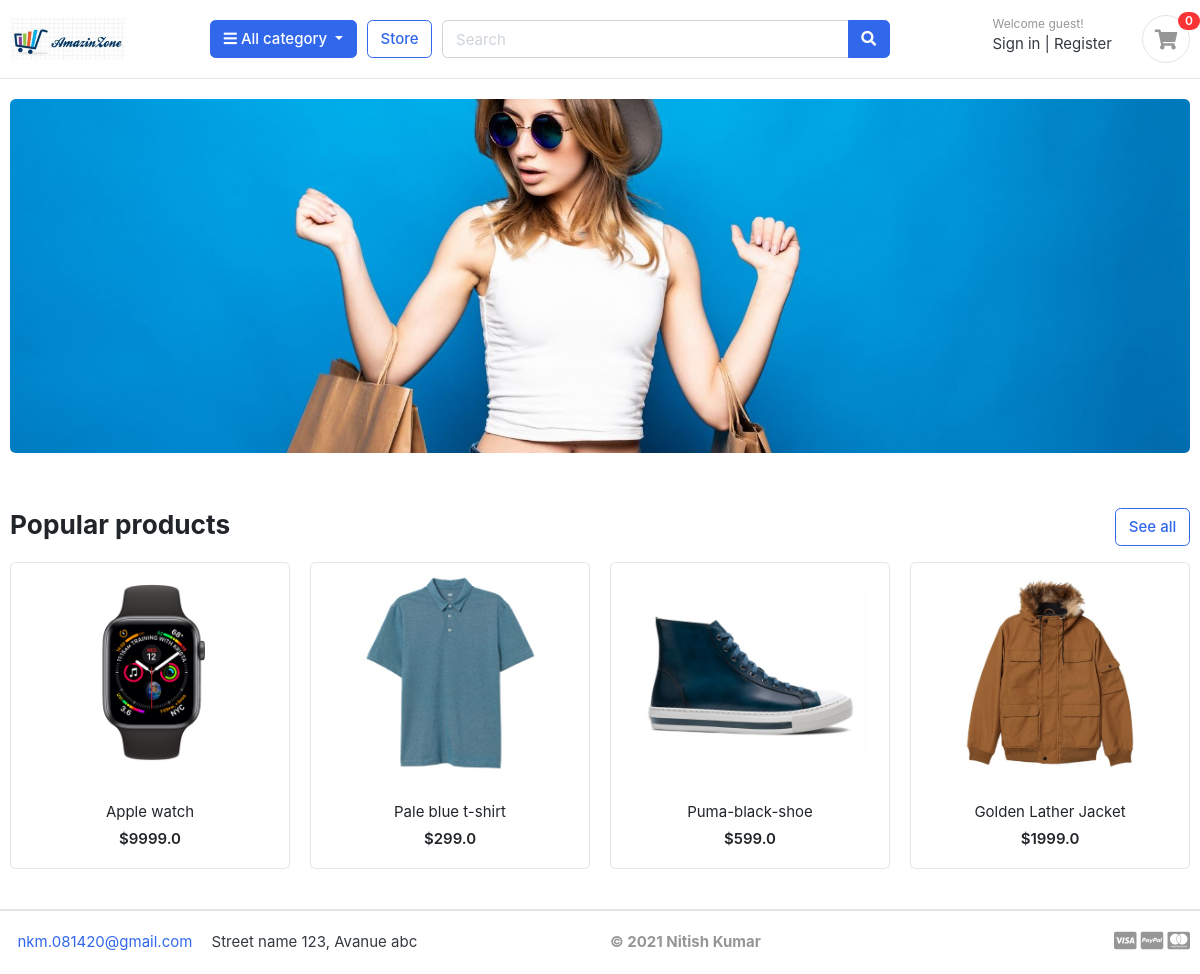
The app's page /, older data.
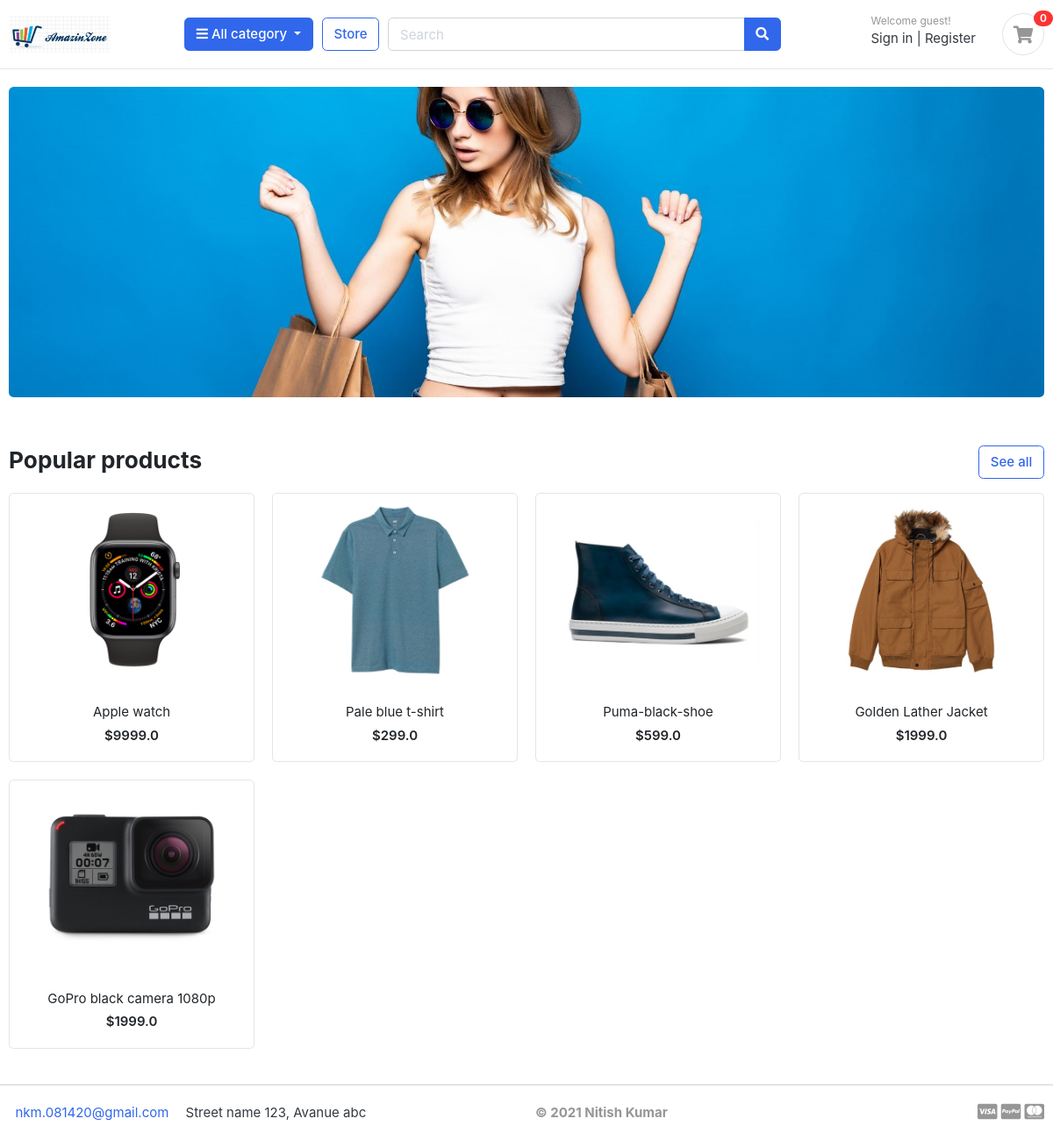
The same page, newer data.
### store/models.py (models this page shows, shortened)
class Product(models.Model):
	title = models.CharField(max_length=100)
	slug = models.SlugField(max_length=100, unique=True)
	category = models.ForeignKey(Category, on_delete=models.CASCADE)
	image = models.ImageField(upload_to='products/images/')
	price = models.FloatField()
	details = models.TextField()
	quantity = models.IntegerField()
	in_stock = models.BooleanField(default=True)
	date_add = models.DateField(default=timezone.now)

### AmazinZone/views.py (the view)
# urls.py: path('', views.homepage, name="homepage"),
def homepage(request):
	products = Product.objects.all()
	return render(request, 'index.html', {'homepage_products': products})

### cart/context_processors.py (called while the page is built)
def grand_total(request, tax_rate=6.9):
    total = 0
    count = 0
    cart_items = CartItem.objects.filter(cart__cart_id=_cart_id(request))
    for item in cart_items:
        total += item.sub_total()
        count += item.quantity
    tax = total * tax_rate // 100
    context = {}
    context['cart_items_count'] = count
    context['cart_total'] = total
    context['cart_tax'] = tax
    context['cart_tax_rate'] = tax_rate
    context['grand_total'] = tax + total
    return context

### cart/views.py (called while the page is built)
def _cart_id(request):
    cart = request.session.session_key
    if not cart:
        cart = request.session.create()
    return cart

### store/context_processors.py (called while the page is built)
def get_categories(request):
    categories = Category.objects.all()
    return {'product_categories': categories}

### templates/index.html
{% extends "base.html" %}
{% load static %}
{% block content %}
{% include 'includes/navbar.html' %}
<section class="section-intro padding-y-sm">
    <div class="container">
        <div class="intro-banner-wrap">
            <img src="{% static 'images/banners/cover.jpg' %}" class="img-fluid rounded">
        </div>
    </div>
</section>
<section class="section-name padding-y-sm">
    <div class="container">
        <header class="section-heading">
            <a href="{% url "store:category_all" %}" class="btn btn-outline-primary float-right">See all</a>
            <h3 class="section-title">Popular products</h3>
        </header>
        <div class="row">
            {% for product in homepage_products %}
            <div class="col-md-3">
                <div class="card card-product-grid">
                    <a href="{% url 'products:product_detail' product.slug %}" class="img-wrap"> <img src="{{product.image.url}}"> </a>
                    <figcaption class="info-wrap" align="center">
                        <a href="{% url 'products:product_detail' product.slug %}" class="title">{{product.title | capfirst}}</a>
                        <div class="price mt-1">${{product.price}}</div>
                    </figcaption>
                </div>
            </div>
            {% endfor %}
        </div>
    </div>
</section>
{% include 'includes/footer.html' %}
{% endblock content %}

Row changes from the older to the newer data that the page shows:
added Product: image (picture), title "GoPro black camera 1080p", price "1999.0"
